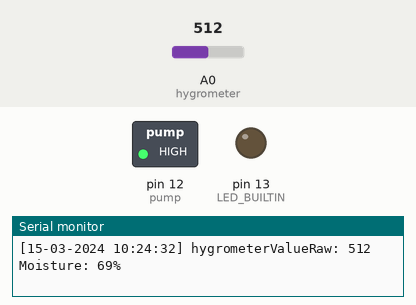
The sketch below on a simulated Arduino Uno, built with avr-gcc and run on an emulated ATmega328P. Parts: switched loads named in the sketch (green lamp = pin HIGH), output pins drawn as LEDs (lit = HIGH), the last lines printed to the serial monitor. Dashed ring = blinking. The inputs (shaded band) are chosen by the test bench; at power-on: A0 (hygrometer) = 512. The local clock reads 2024-03-15 10:24:30 at power-on unless the sketch sets it.

Above: at 2.2 s.
2.3 s: A0 (hygrometer) set to 317
4.2 s: A0 (hygrometer) set to 285
At 5.11 s:
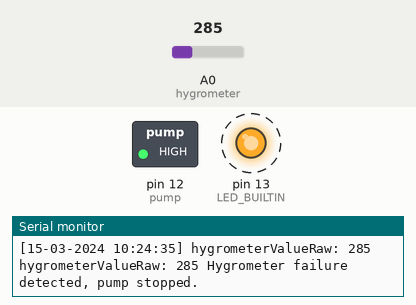
7.7 s: A0 (hygrometer) set to 900
At 8.4 s:
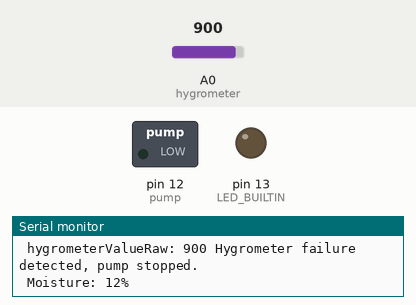
9.4 s: A0 (hygrometer) set to 788
11.1 s: A0 (hygrometer) set to 768
At 13.1 s:
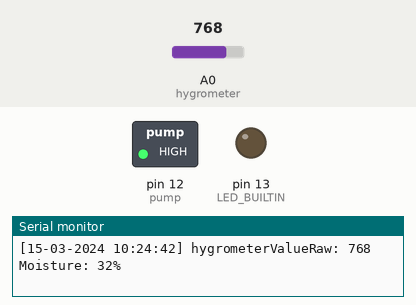
13.4 s: A0 (hygrometer) set to 0
At 14.23 s:
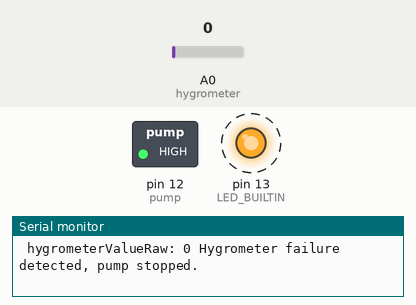
Timing chart, 0 to 17.9 s (numbered marks = the images above; inputs shaded):
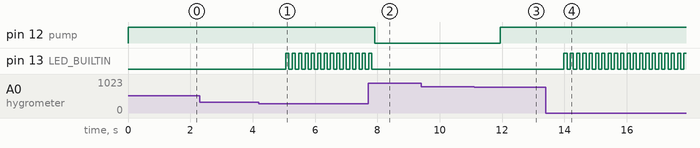

The sketch:

hygro_clock_relay.ino
```cpp
#include <Wire.h>
#include "RTClib.h"

RTC_DS3231 rtc;

//Constants
const int hygrometer = A0;  //Hygrometer sensor analog pin output at pin A0 of Arduino
const int pump = 12;  //Hygrometer sensor analog pin output at pin A0 of Arduino
const int hygrometerThreshold = 30; //System will start pumping water when humidity is under this threshold, representing percentages.
const int refreshingRate = 1000; //ms, looping time
const int sleepBlinkingRate = 1000; //ms
const int alertBlinkingRate = 100; //ms
const int hygrometerConstraintHigh = 980;
const int hygrometerConstraintLow = 300;

//Variables
int hygrometerValue , hygrometerValueRaw, hygrometerValueConstrain;
char timeBuffer[20] = "00-00-0000 00:00:00";

void setup() {
  Serial.begin(9600);

  //Initialize relay
  pinMode(pump, OUTPUT);
  digitalWrite(pump, HIGH);

  //Initialize build-in LED
  pinMode(LED_BUILTIN, OUTPUT);

  //Initialize RTC
  delay(1000);
  if (!rtc.begin()) {
    Serial.println(F(" Couldn't find RTC"));
    while (1);
  }
  if (rtc.lostPower()) {
    rtc.adjust(DateTime(F(__DATE__), F(__TIME__)));
  }
}

void loop() {
  if (!timeInRange()) {
    Serial.print(" --> SLEEPING");
    playSleepBlinkingSecence();
    return;
  }
  hygrometerValue = getHygrometerValue();
  managePump(hygrometerValue);
  Serial.println();
  delay(refreshingRate);
}

void managePump(int hygrometerValue)
{
  if (hygrometerValue > hygrometerThreshold) {
    stopPump();
  } else {
    startPump();
  }
}

/**
   checks time is in range, meaning it's not on sleepo hours. If it's not in range
*/
bool timeInRange()
{
  DateTime now = rtc.now();
  sprintf(timeBuffer, "%02i-%02i-%04i %02i:%02i:%02i", now.day(), now.month(), now.year(), now.hour(), now.minute(), now.second());
  Serial.print("[" + String(timeBuffer) + "]");
  if ( now.hour() >= 10 && now.hour() <= 22) {
    return true;
  }
  return false;
}

/**
 * Runs 3 slow blinks, denoting that the system is sleeping
 */
void playSleepBlinkingSecence()
{
  for (int i = 0; i <= 3; ++i)
  {
    digitalWrite(LED_BUILTIN, HIGH);
    delay(sleepBlinkingRate);
    digitalWrite(LED_BUILTIN, LOW);
    delay(sleepBlinkingRate);
  }
}

/**
 * Gets the hidrometer's value converted to percentages. If hardware failure is found, it stops until it gets fixed.
 */
int getHygrometerValue()
{
  hygrometerValueRaw = analogRead(hygrometer);
  Serial.print(" hygrometerValueRaw: " + String(hygrometerValueRaw));
  while (hygrometerValueRaw >= hygrometerConstraintHigh || hygrometerValueRaw <= hygrometerConstraintLow) {
    hygrometerValueRaw = analogRead(hygrometer);
    Serial.print(" hygrometerValueRaw: " + String(hygrometerValueRaw));
    Serial.println(F(" Hygrometer failure detected, pump stopped."));
    stopPump();
    errorBlink();
  }
  hygrometerValueConstrain = constrain(hygrometerValueRaw, hygrometerConstraintLow, hygrometerConstraintHigh); //Keep the ranges!

  //Map value : hygrometerConstraintLow will be 100% and hygrometerConstraintHigh will be 0%
  hygrometerValue = map(hygrometerValueConstrain, hygrometerConstraintLow, hygrometerConstraintHigh, 100, 0);

  Serial.print(" Moisture: " + String(hygrometerValue) + "% ");
  return hygrometerValue;
}

void stopPump()
{
  digitalWrite(pump, HIGH);
}

void startPump()
{
  digitalWrite(pump, LOW);
}

/**
 * Blinks once, meaning the system found an error.
 */
void errorBlink()
{
  digitalWrite(LED_BUILTIN, HIGH);
  delay(alertBlinkingRate);
  digitalWrite(LED_BUILTIN, LOW);
  delay(alertBlinkingRate);
}
```

Measured:
- the behaviour switches between 301 and 300 on A0 (hygrometer) (found by bisection; images 0 and 1)
- the behaviour switches between 776 and 775 on A0 (hygrometer) (found by bisection; images 2 and 3)
- after the input at 4.2 s, pin 13 (LED_BUILTIN): alternates HIGH for 0.10 s and LOW for 0.10 s, starting after 0.86 s
- after the input at 7.7 s, pin 12 (pump): HIGH → LOW after 0.22 s; pin 13 (LED_BUILTIN): goes on until 7.8 s, then stays LOW
- after the input at 11.1 s, pin 12 (pump): LOW → HIGH after 0.83 s
- after the input at 13.4 s, pin 13 (LED_BUILTIN): alternates HIGH for 0.10 s and LOW for 0.10 s, starting after 0.59 s
